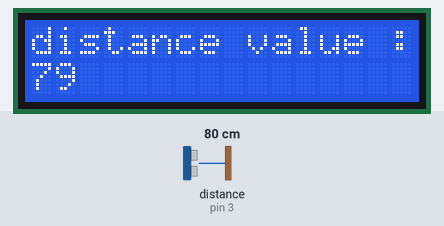
This sketch was run on a simulated Arduino Uno, built with avr-gcc and run on an emulated ATmega328P. On the bench: 16×2 character LCD. Wiring (inferred from the names in the program): ultrasonic range finder: trigger pin 2; echo pin 3. Inputs (shaded band) come from the test bench; at power-on: distance to the obstacle (sensor on pin 3) 80 cm. The echo pulse lasts 58.3 µs per cm; what the sketch prints to the serial monitor is not drawn.

Above: at 1.2 s.
1.3 s: distance to the obstacle (sensor on pin 3) set to 2 cm
At 3.0 s:
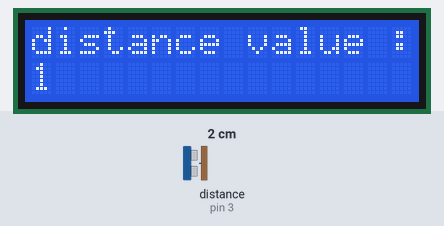
3.6 s: distance to the obstacle (sensor on pin 3) set to 4 cm
At 5.1 s:
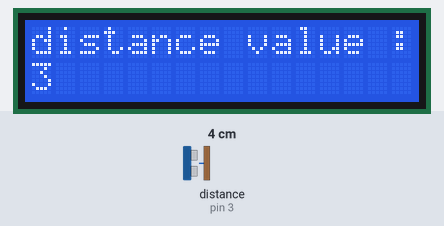
5.6 s: distance to the obstacle (sensor on pin 3) set to 9 cm
At 7.1 s:
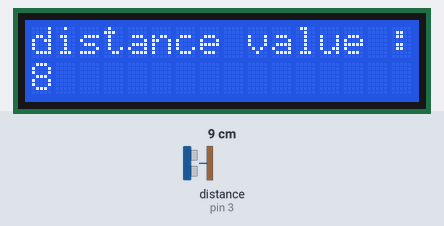
Timing chart, 0 to 8.6 s (numbered marks = the images above; inputs shaded):
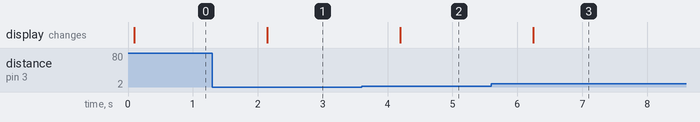

The sketch:

lcd_sensor2.ino
```cpp
#include <Wire.h>
#include <LiquidCrystal_I2C.h>

LiquidCrystal_I2C lcd(0x27,16,2);

int trig_pin = 2;
int echo_pin = 3;

void setup() {

  lcd.begin();
  lcd.backlight();
  Serial.begin(9600);
  pinMode(trig_pin,OUTPUT);
  pinMode(echo_pin,INPUT);

}

void loop() {

   digitalWrite(2,HIGH);
   delayMicroseconds(10);
   digitalWrite(2,LOW);
   long duration = pulseIn(3,HIGH);
   long distance = duration/58.2;
   Serial.println(distance);
   lcd.clear();

   lcd.home();
   lcd.print("distance value : ");
   lcd.setCursor(0,1);
   lcd.print(distance);
   delay(1000);


}
```

Measured:
- after the input at 1.3 s, the display: changes after 0.85 s (image 1)
- after the input at 3.6 s, the display: changes after 0.60 s (image 2)
- after the input at 5.6 s, the display: changes after 0.64 s (image 3)
